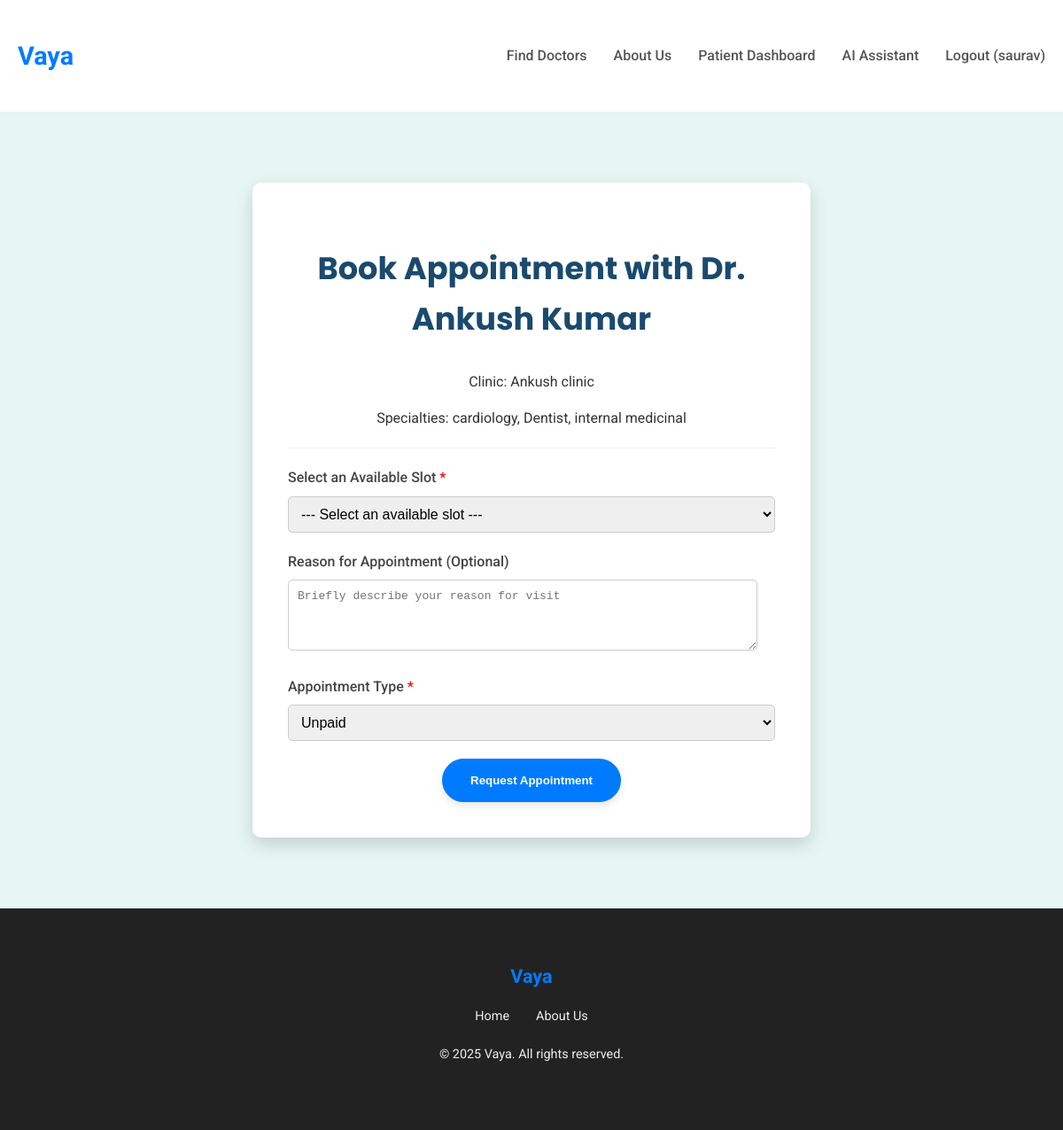
Page /doctors/6/book-appointment/ (signed in) on the committed database.
### users/models.py (models this page shows, shortened)
class CustomUser(AbstractUser):
    phone_number = models.CharField(max_length=15, unique=True, blank=True, null=True)
    date_of_birth = models.DateField(blank=True, null=True)
    GENDER_CHOICES = [
        ('M', 'Male'),
        ('F', 'Female'),
        ('O', 'Other'),
        ('P', 'Prefer not to say'),
    ]
    gender = models.CharField(max_length=1, choices=GENDER_CHOICES, blank=True, null=True)
    groups = models.ManyToManyField(
        "auth.Group",
        verbose_name="groups",
        blank=True,
        help_text="The groups this user belongs to. A user will get all permissions granted to each of their groups.",
        related_name="customuser_set",
        related_query_name="customuser",
    )
    user_permissions = models.ManyToManyField(
        "auth.Permission",
        verbose_name="user permissions",
        blank=True,
        help_text="Specific permissions for this user.",
        related_name="customuser_set",
        related_query_name="customuser",
    )

### doctors/models.py (models this page shows, shortened)
class Doctor(models.Model):
    user = models.OneToOneField(CustomUser, on_delete=models.SET_NULL, null=True, blank=True, related_name='doctor_login_profile')
    full_name = models.CharField(max_length=200)
    specialties = models.ManyToManyField(Specialty, blank=True, related_name='doctors')
    clinic_name = models.CharField(max_length=200)
    clinic_address = models.TextField()
    contact_phone = models.CharField(max_length=15, unique=True)
    contact_email = models.EmailField(unique=True, blank=True, null=True)
    qualifications = models.TextField(blank=True, null=True)
    is_approved = models.BooleanField(default=False)
    created_at = models.DateTimeField(auto_now_add=True)
    working_days = models.CharField(
        max_length=100,
        blank=True,
        null=True,
        help_text="E.g., Mon-Fri, Mon,Wed,Fri, or All Weekends"
    )
    start_time = models.TimeField(blank=True, null=True)
    end_time = models.TimeField(blank=True, null=True)
    class Meta:
        ordering = ['full_name']

class Specialty(models.Model):
    name = models.CharField(max_length=100, unique=True)
    class Meta:
        verbose_name_plural = "Specialties"

### doctors/views.py (the view)
# urls.py: path('<int:doctor_id>/book-appointment/', views.book_appointment, name='book_appointment'),
@login_required
def book_appointment(request, doctor_id):
    doctor = get_object_or_404(Doctor, id=doctor_id, is_approved=True)
    try:
        logged_in_doctor_profile = request.user.doctor_login_profile
        messages.error(request, "Doctors cannot book appointments for themselves using this form.")
        return redirect('doctor_dashboard')
    except Doctor.DoesNotExist:
        pass
    if request.method == 'POST':
        form = AppointmentBookingForm(request.POST, doctor=doctor)
        if form.is_valid():
            selected_slot = form.cleaned_data['available_slot']
            if Appointment.objects.filter(
                appointment_slot=selected_slot,
                status__in=['pending', 'confirmed']
            ).exists():
                messages.error(request, "This slot is no longer available. Please select another time.")
                form = AppointmentBookingForm(doctor=doctor) # Re-initialize form with doctor to refresh slots
                context = {'doctor': doctor, 'form': form}
                return render(request, 'doctors/book_appointment.html', context)
            appointment = form.save(commit=False)
            appointment.patient = request.user
            appointment.doctor = doctor
            appointment.appointment_date = selected_slot.date # Set date from slot
            appointment.appointment_time = selected_slot.start_time # Set time from slot (start_time of slot)
            appointment.appointment_slot = selected_slot # <--- IMPORTANT: Link to the selected slot
            appointment.save()
            selected_slot.is_available = False
            selected_slot.save()
            messages.success(request, f"Your appointment with Dr. {doctor.full_name} on {appointment.appointment_date} at {appointment.appointment_time} has been requested. It is currently pending confirmation.")
            return redirect('appointment_success')
        else:
            messages.error(request, 'Please correct the errors below.')
    else: # GET request
        form = AppointmentBookingForm(doctor=doctor)
    context = {
        'doctor': doctor,
        'form': form,
    }
    return render(request, 'doctors/book_appointment.html', context)

### doctors/forms.py (shortened to what this page needs)
class AppointmentBookingForm(forms.ModelForm):
    appointment_date = forms.DateField(
        widget=forms.DateInput(attrs={'type': 'date', 'class': 'form-control'}),
        label="Preferred Date"
    )
    appointment_time = forms.TimeField(
        widget=forms.TimeInput(attrs={'type': 'time', 'class': 'form-control'}),
        label="Preferred Time"
    )
    class Meta:
        model = Appointment
        fields = ['appointment_date', 'appointment_time', 'reason', 'appointment_type']
        labels = {
            'reason': 'Reason for Appointment (Optional)',
            'appointment_type': 'Appointment Type'
        }
        widgets = {
            'reason': forms.Textarea(attrs={'rows': 3, 'placeholder': 'Briefly describe your reason for visit'}),
            'appointment_type': forms.Select(attrs={'class': 'form-control'})
        }

### templates/doctors/book_appointment.html (shortened to what this page needs)
{% extends 'base.html' %}
{% block content %}
    <section class="booking-section">
        <div class="container">
            <div class="booking-card">
                <h2>Book Appointment with Dr. {{ doctor.full_name }}</h2>
                <p>Clinic: {{ doctor.clinic_name }}</p>
                <p>Specialties:
                    {% for specialty in doctor.specialties.all %}
                        {{ specialty.name }}{% if not forloop.last %}, {% endif %}
                    {% empty %}
                        N/A
                    {% endfor %}
                </p>
                <hr style="margin: 20px 0; border: 0; border-top: 1px solid #eee;">
                <form method="post">
                    <div class="form-group">
                        <label for="{{ form.available_slot.id_for_label }}">Select an Available Slot <span style="color: red;">*</span></label>
                        {{ form.available_slot }}
                    </div>
                    <div class="form-group">
                        <label for="{{ form.reason.id_for_label }}">Reason for Appointment (Optional)</label>
                        {{ form.reason }}
                    </div>
                    <div class="form-group">
                        <label for="{{ form.appointment_type.id_for_label }}">Appointment Type <span style="color: red;">*</span></label>
                        {{ form.appointment_type }}
                    </div>
                    <button type="submit" class="btn-primary">Request Appointment</button>
                </form>
            </div>
        </div>
    </section>
{% endblock %}

### templates/base.html (shortened to what this page needs)
<!DOCTYPE html>
<html lang="en">
<head>
</head>
<body>
    <header>
        <div class="container navbar">
            <a href="{% url 'landing_page' %}" class="logo">Vaya</a>
            <nav>
                <ul class="nav-links">
                    {% if not user.is_authenticated or not user.doctor_login_profile.is_approved %}
                        <li><a href="{% url 'doctor_list' %}">Find Doctors</a></li>
                    {% endif %}
                    <li><a href="{% url 'about_us' %}">About Us</a></li>
                    {% if user.is_authenticated %}
                        {% if user.doctor_login_profile and user.doctor_login_profile.is_approved %}
                            <li><a href="{% url 'doctor_dashboard' %}">Doctor Dashboard</a></li>
                        {% elif user.doctor_login_profile and not user.doctor_login_profile.is_approved %}
                            <li><a href="{% url 'landing_page' %}">Profile Pending</a></li>
                        {% else %}
                            <li><a href="{% url 'patient_dashboard' %}">Patient Dashboard</a></li>
                            <li><a href="{% url 'symptom_checker' %}">AI Assistant</a></li>
                        {% endif %}
                        <li><a href="{% url 'logout' %}">Logout ({{ user.username }})</a></li>
                    {% else %}
                        <li><a href="{% url 'register_clinic' %}">For Doctors</a></li>
                        <li><a href="{% url 'login' %}">Login</a></li>
                    {% endif %}
                </ul>
            </nav>
        </div>
    </header>
    {% block content %}{% endblock %}
    <footer>
        <div class="container">
            <a href="{% url 'landing_page' %}" class="logo">Vaya</a>
            <ul class="footer-links">
                <li><a href="{% url 'landing_page' %}">Home</a></li>
                <li><a href="{% url 'about_us' %}">About Us</a></li>
            </ul>
            <p>&copy; 2025 Vaya. All rights reserved.</p>
        </div>
    </footer>
</body>
</html>

### templates/base.html (style rules this page uses)
body { margin: 0; font-family: 'Roboto', sans-serif; line-height: 1.6; color: #333; background-color: #f8fcfb; display: flex; flex-direction: column; min-height: 100vh; }
h1, h2, h3 { font-family: 'Poppins', sans-serif; color: #1a4a6e; }
.container { max-width: 1200px; margin: 0 auto; padding: 20px; }
header { background-color: #fff; padding: 20px 0; box-shadow: 0 2px 4px rgba(0,0,0,0.05); }
.navbar { display: flex; justify-content: space-between; align-items: center; }
.logo { font-size: 1.8em; font-weight: 700; color: #007bff; text-decoration: none; }
.nav-links { list-style: none; margin: 0; padding: 0; display: flex; }
.nav-links li { margin-left: 30px; }
.nav-links a { text-decoration: none; color: #555; font-weight: 500; transition: color 0.3s ease; }
.btn-primary { background-color: #007bff; color: #fff; border: 2px solid #007bff; display: inline-block; padding: 15px 30px; border-radius: 50px; text-decoration: none; font-weight: 600; transition: background-color 0.3s ease, color 0.3s ease, transform 0.2s ease; box-shadow: 0 4px 10px rgba(0,0,0,0.1); }
.form-group { margin-bottom: 20px; text-align: left; }
.form-group label { display: block; margin-bottom: 8px; font-weight: 500; color: #444; }
.form-group input[type="text"], .form-group input[type="email"], .form-group input[type="tel"], .form-group input[type="password"], .form-group input[type="date"], .form-group input[type="time"], .form-group textarea, .form-group select { width: calc(100% - 20px); padding: 10px; border: 1px solid #ccc; border-radius: 5px; font-size: 1em; box-sizing: border-box; }
.form-group textarea { resize: vertical; min-height: 80px; }
.form-group select { width: 100%; }
footer { background-color: #222; color: #eee; padding: 40px 0; text-align: center; font-size: 0.9em; margin-top: auto; }
footer .logo { color: #007bff; font-size: 1.5em; margin-bottom: 15px; display: inline-block; }
.footer-links { list-style: none; padding: 0; margin: 0 0 20px 0; display: flex; justify-content: center; flex-wrap: wrap; gap: 15px 30px; }
.footer-links a { color: #eee; text-decoration: none; transition: color 0.3s ease; }

### templates/doctors/book_appointment.html (style rules this page uses)
.booking-section { flex-grow: 1; padding: 60px 0; background-color: #e6f6f2; display: flex; align-items: center; justify-content: center; }
.booking-card { background-color: #fff; padding: 40px; border-radius: 10px; box-shadow: 0 8px 20px rgba(0,0,0,0.15); width: 100%; max-width: 550px; text-align: center; }
.booking-card h2 { font-size: 2.2em; margin-bottom: 30px; }

### rows in the picture
CustomUser: username "saurav"
Doctor: full_name "Ankush Kumar", clinic_name "Ankush clinic"
Specialty: name "cardiology"
Specialty: name "Dentist"
Specialty: name "internal medicinal"
